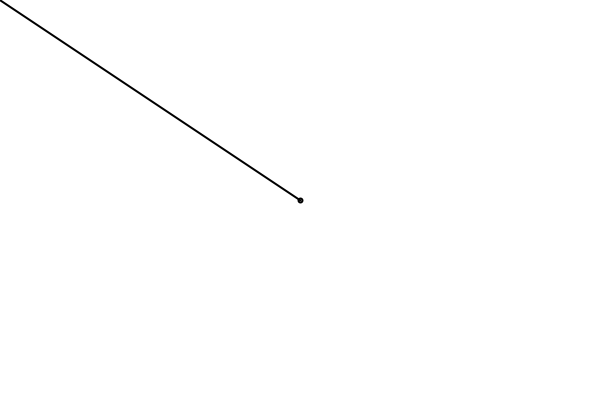
Frame 1 (no input)
Frame 60 (the mouse pressed at the canvas centre just before this capture): identical to frame 1, image omitted
Frame 120 (the mouse held since frame 60 and released just before this capture): blank canvas, image omitted

The Processing sketch that drew this single still picture (run headless with seeded random() and noise(); from frame 60 on, the mouse is pressed at the canvas centre):

// Processing sketch: DS_2D_PVectorMul_9_18_19_pde
// ── DS_2D_PVectorMul_9_18_19_pde.pde
void setup(){
size(600, 400);
}
void draw(){
background(255);
strokeWeight(2);
stroke(0);
noFill();

translate(width/2, height/2);
ellipse(0,0,4,4);

PVector mouse = new PVector(mouseX, mouseY);
PVector center = new PVector(width/2, height/2);

mouse.sub(center);
line(0, 0, mouse.x, mouse.y);
}
